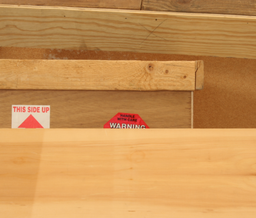
#> input picture stereo-vision/src/python/disp0.png, 256 x 218 px, shrunk from 435 x 370 before the run
$ python stereo_SAD.py
#> lines starting #> are read from the running program, lines starting #| are printed output that depends on the picture
import numpy as np
from PIL import Image


def stereo_match(left_img, right_img):
    # Load in both images. These are assumed to be RGBA 8bit per channel images
#> called with left_img = 'disp0.png', right_img = 'disp1.png'
    left_img = Image.open(left_img)
#> left_img is the input picture: PIL image 256x218 RGB; mean R, G, B 201.4, 146.5, 85.3
    left = np.asarray(left_img)
    right_img = Image.open(right_img)
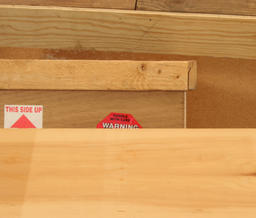
#> input picture stereo-vision/src/python/disp1.png, 256 x 218 px, shrunk from 435 x 370 before the run
#> right_img is the input picture: PIL image 256x218 RGB; mean R, G, B 201.9, 147, 85.8
    right = np.asarray(right_img)

    # Initial squared differences
    w, h = left_img.size  # Assumes that both images are same size
#> w = 256; h = 218
    sd = np.empty((w, h), np.uint8)
    sd.shape = h, w

    # SSD support window (kernel)
    win_ssd = np.empty((w, h), np.uint16)
    win_ssd.shape = h, w

    # Depth (or disparity) map
    depth = np.empty((w, h), np.uint8)
    depth.shape = h, w

    # Minimum ssd difference between both images
    min_ssd = np.empty((w, h), np.uint16)
    min_ssd.shape = h, w
    for y in range(h):
        for x in range(w):
            min_ssd[y, x] = 65535  # Init to high value
#> min_ssd: shape (218, 256) uint16; every value is 65535

    max_offset = 15
    offset_adjust = 255 / max_offset  # used to brighten depth map

    # Create ranges now instead of per loop
    y_range = range(h)
    x_range = range(w)
    x_range_ssd = range(w)

    # u and v support window
    window_range = range(-3, 3)

    # Main loop....
    for offset in range(max_offset):
        # Create initial image of squared differences between left and right image at the current offset
        for y in y_range:
            for x in x_range_ssd:
                if x - offset > 0:
                    sd[y, x] = abs(left[y, x, 0] - right[y, x - offset, 0])
                    # diff = left[y, x, 0] - right[y, x - offset, 0]
                    # sd[y, x] = abs(diff)

		# Create a sum of squared differences over a support window at this offset
        for y in y_range:
            for x in x_range:
                sum_sd = 0
                for i in window_range:
                    for j in window_range:
                        # TODO: replace this expensive check by surrounding image with buffer / padding
                        if (-1 < y + i < h) and (-1 < x + j < w):
                            sum_sd += sd[y + i, x + j]

                # Store the sum in the window SSD image
                win_ssd[y, x] = sum_sd

        # Update the min ssd diff image with this new data
        for y in y_range:
            for x in x_range:
                # Is this new windowed SSD pixel a better match?
                if win_ssd[y, x] < min_ssd[y, x]:
                    # If so, store it and add to the depth map
                    min_ssd[y, x] = win_ssd[y, x]
                    depth[y, x] = offset * offset_adjust

        print("Calculated offset ", offset)
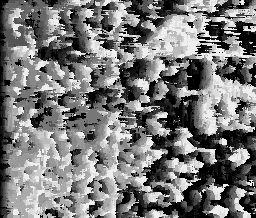
#> depth: shape (218, 256); min 0, max 238, mean 121.1
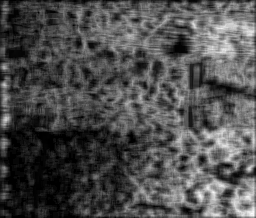
#> min_ssd: shape (218, 256) uint16; min 8, max 8870, mean 2723.7; drawn with min black and max white
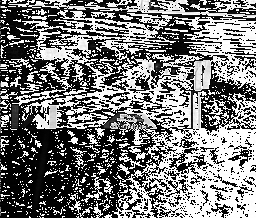
#> sd: shape (218, 256); min 0, max 255, mean 120.4
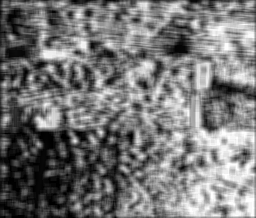
#> win_ssd: shape (218, 256) uint16; min 12, max 9159, mean 4270.9; drawn with min black and max white

    # Convert to PIL and save it
    Image.fromarray(depth).save('depth_SAD_wood.png')


if __name__ == '__main__':
    #stereo_match("bowling_small_l.png", "bowling_small_r.png")
    stereo_match("disp0.png", "disp1.png")
